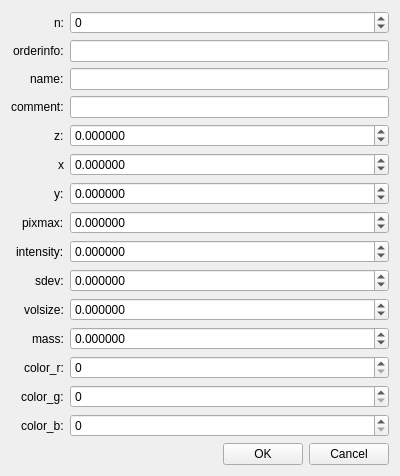
<?xml version="1.0" encoding="UTF-8"?>
<ui version="4.0">
 <class>ViewSwcApoData</class>
 <widget class="QWidget" name="ViewSwcApoData">
  <property name="geometry">
   <rect>
    <x>0</x>
    <y>0</y>
    <width>400</width>
    <height>438</height>
   </rect>
  </property>
  <property name="windowTitle">
   <string>ViewSwcApoData</string>
  </property>
  <layout class="QVBoxLayout" name="verticalLayout_2">
   <item>
    <layout class="QVBoxLayout" name="verticalLayout">
     <item>
      <layout class="QFormLayout" name="formLayout">
       <property name="labelAlignment">
        <set>Qt::AlignRight|Qt::AlignTrailing|Qt::AlignVCenter</set>
       </property>
       <item row="0" column="0">
        <widget class="QLabel" name="label">
         <property name="text">
          <string>n:</string>
         </property>
        </widget>
       </item>
       <item row="0" column="1">
        <widget class="QSpinBox" name="N">
         <property name="minimum">
          <number>-999999999</number>
         </property>
         <property name="maximum">
          <number>999999999</number>
         </property>
        </widget>
       </item>
       <item row="1" column="0">
        <widget class="QLabel" name="label_2">
         <property name="text">
          <string>orderinfo:</string>
         </property>
        </widget>
       </item>
       <item row="1" column="1">
        <widget class="QLineEdit" name="orderinfo"/>
       </item>
       <item row="2" column="0">
        <widget class="QLabel" name="label_3">
         <property name="text">
          <string>name:</string>
         </property>
        </widget>
       </item>
       <item row="2" column="1">
        <widget class="QLineEdit" name="name"/>
       </item>
       <item row="3" column="0">
        <widget class="QLabel" name="label_13">
         <property name="text">
          <string>comment:</string>
         </property>
        </widget>
       </item>
       <item row="3" column="1">
        <widget class="QLineEdit" name="comment"/>
       </item>
       <item row="4" column="0">
        <widget class="QLabel" name="label_4">
         <property name="text">
          <string>z:</string>
         </property>
        </widget>
       </item>
       <item row="4" column="1">
        <widget class="QDoubleSpinBox" name="Z">
         <property name="decimals">
          <number>6</number>
         </property>
         <property name="minimum">
          <double>-999999999.000000000000000</double>
         </property>
         <property name="maximum">
          <double>999999999.000000000000000</double>
         </property>
        </widget>
       </item>
       <item row="5" column="0">
        <widget class="QLabel" name="label_5">
         <property name="text">
          <string>x</string>
         </property>
        </widget>
       </item>
       <item row="5" column="1">
        <widget class="QDoubleSpinBox" name="X">
         <property name="decimals">
          <number>6</number>
         </property>
         <property name="minimum">
          <double>-999999999.000000000000000</double>
         </property>
         <property name="maximum">
          <double>999999999.000000000000000</double>
         </property>
        </widget>
       </item>
       <item row="6" column="0">
        <widget class="QLabel" name="label_14">
         <property name="text">
          <string>y:</string>
         </property>
        </widget>
       </item>
       <item row="6" column="1">
        <widget class="QDoubleSpinBox" name="Y">
         <property name="decimals">
          <number>6</number>
         </property>
         <property name="minimum">
          <double>-999999999.000000000000000</double>
         </property>
         <property name="maximum">
          <double>999999999.000000000000000</double>
         </property>
        </widget>
       </item>
       <item row="7" column="0">
        <widget class="QLabel" name="label_6">
         <property name="text">
          <string>pixmax:</string>
         </property>
        </widget>
       </item>
       <item row="7" column="1">
        <widget class="QDoubleSpinBox" name="pixmax">
         <property name="decimals">
          <number>6</number>
         </property>
         <property name="minimum">
          <double>-999999999.000000000000000</double>
         </property>
         <property name="maximum">
          <double>999999999.000000000000000</double>
         </property>
        </widget>
       </item>
       <item row="8" column="0">
        <widget class="QLabel" name="label_7">
         <property name="text">
          <string>intensity:</string>
         </property>
        </widget>
       </item>
       <item row="8" column="1">
        <widget class="QDoubleSpinBox" name="intensity">
         <property name="decimals">
          <number>6</number>
         </property>
         <property name="minimum">
          <double>-999999999.000000000000000</double>
         </property>
         <property name="maximum">
          <double>999999999.000000000000000</double>
         </property>
        </widget>
       </item>
       <item row="9" column="0">
        <widget class="QLabel" name="label_8">
         <property name="text">
          <string>sdev:</string>
         </property>
        </widget>
       </item>
       <item row="9" column="1">
        <widget class="QDoubleSpinBox" name="sdev">
         <property name="decimals">
          <number>6</number>
         </property>
         <property name="minimum">
          <double>-999999999.000000000000000</double>
         </property>
         <property name="maximum">
          <double>999999999.000000000000000</double>
         </property>
        </widget>
       </item>
       <item row="10" column="0">
        <widget class="QLabel" name="label_9">
         <property name="text">
          <string>volsize:</string>
         </property>
        </widget>
       </item>
       <item row="10" column="1">
        <widget class="QDoubleSpinBox" name="volsize">
         <property name="decimals">
          <number>6</number>
         </property>
         <property name="minimum">
          <double>-999999999.000000000000000</double>
         </property>
         <property name="maximum">
          <double>999999999.000000000000000</double>
         </property>
        </widget>
       </item>
       <item row="11" column="0">
        <widget class="QLabel" name="label_10">
         <property name="text">
          <string>mass:</string>
         </property>
        </widget>
       </item>
       <item row="11" column="1">
        <widget class="QDoubleSpinBox" name="mass">
         <property name="decimals">
          <number>6</number>
         </property>
         <property name="minimum">
          <double>-999999999.000000000000000</double>
         </property>
         <property name="maximum">
          <double>999999999.000000000000000</double>
         </property>
        </widget>
       </item>
       <item row="12" column="0">
        <widget class="QLabel" name="label_11">
         <property name="text">
          <string>color_r:</string>
         </property>
        </widget>
       </item>
       <item row="12" column="1">
        <widget class="QSpinBox" name="color_r">
         <property name="minimum">
          <number>0</number>
         </property>
         <property name="maximum">
          <number>255</number>
         </property>
        </widget>
       </item>
       <item row="13" column="0">
        <widget class="QLabel" name="label_12">
         <property name="text">
          <string>color_g:</string>
         </property>
        </widget>
       </item>
       <item row="13" column="1">
        <widget class="QSpinBox" name="color_g">
         <property name="minimum">
          <number>0</number>
         </property>
         <property name="maximum">
          <number>255</number>
         </property>
        </widget>
       </item>
       <item row="14" column="0">
        <widget class="QLabel" name="label_15">
         <property name="text">
          <string>color_b:</string>
         </property>
        </widget>
       </item>
       <item row="14" column="1">
        <widget class="QSpinBox" name="color_b">
         <property name="maximum">
          <number>255</number>
         </property>
        </widget>
       </item>
      </layout>
     </item>
     <item>
      <layout class="QHBoxLayout" name="horizontalLayout">
       <item>
        <spacer name="horizontalSpacer">
         <property name="orientation">
          <enum>Qt::Horizontal</enum>
         </property>
         <property name="sizeHint" stdset="0">
          <size>
           <width>40</width>
           <height>20</height>
          </size>
         </property>
        </spacer>
       </item>
       <item>
        <widget class="QPushButton" name="OKBtn">
         <property name="text">
          <string>OK</string>
         </property>
        </widget>
       </item>
       <item>
        <widget class="QPushButton" name="CancelBtn">
         <property name="text">
          <string>Cancel</string>
         </property>
        </widget>
       </item>
      </layout>
     </item>
    </layout>
   </item>
  </layout>
 </widget>
 <resources/>
 <connections/>
</ui>
